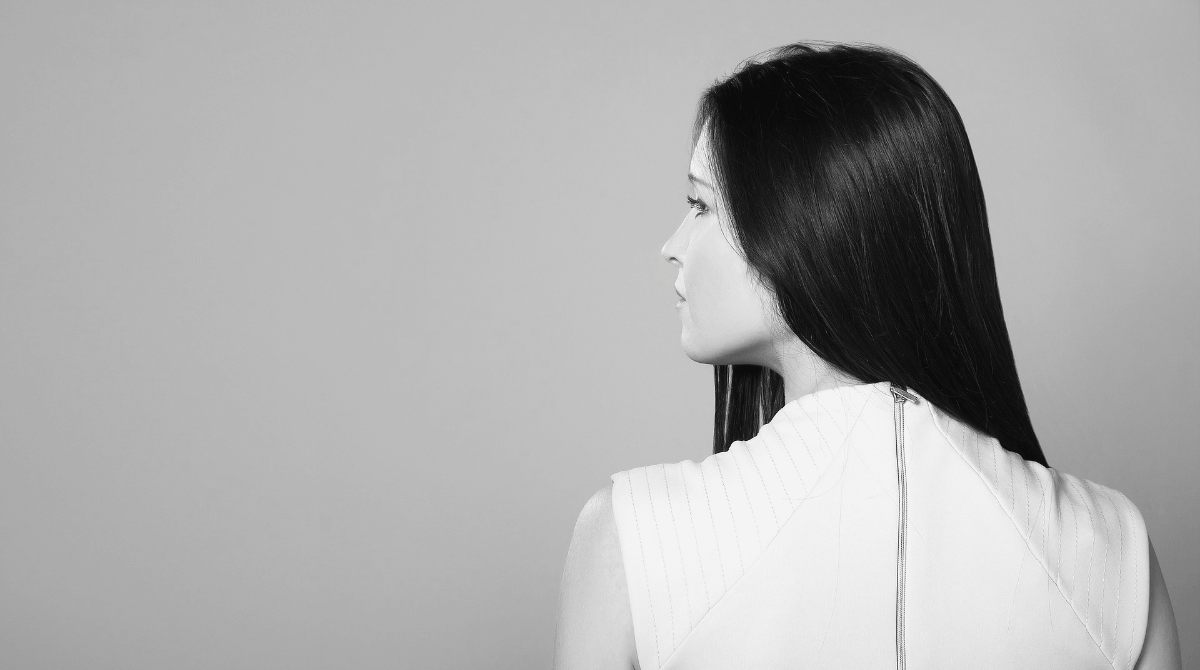
#> input picture edge-detection/banner.jpg, 1200 x 670 px
$ jupyter execute edge-detection.ipynb   (shell and % lines are left out)
#> lines starting #> are read from the running program, lines starting #| are printed output that depends on the picture; after the words box and inside, x2 and y2 are one past the last pixel; in counts of white or black regions, pixels touching at a corner belong together
#> further down, img is the input picture: shape (670, 1200, 3); mean B, G, R 173, 173, 173
[cell 1]
from PIL import Image
from matplotlib import pyplot as plt
import cv2
import numpy as np

[cell 2]
def detect_edge(img):
    gray = cv2.cvtColor(img, cv2.COLOR_BGR2GRAY)
    edges = cv2.Canny(gray, 10, 200)
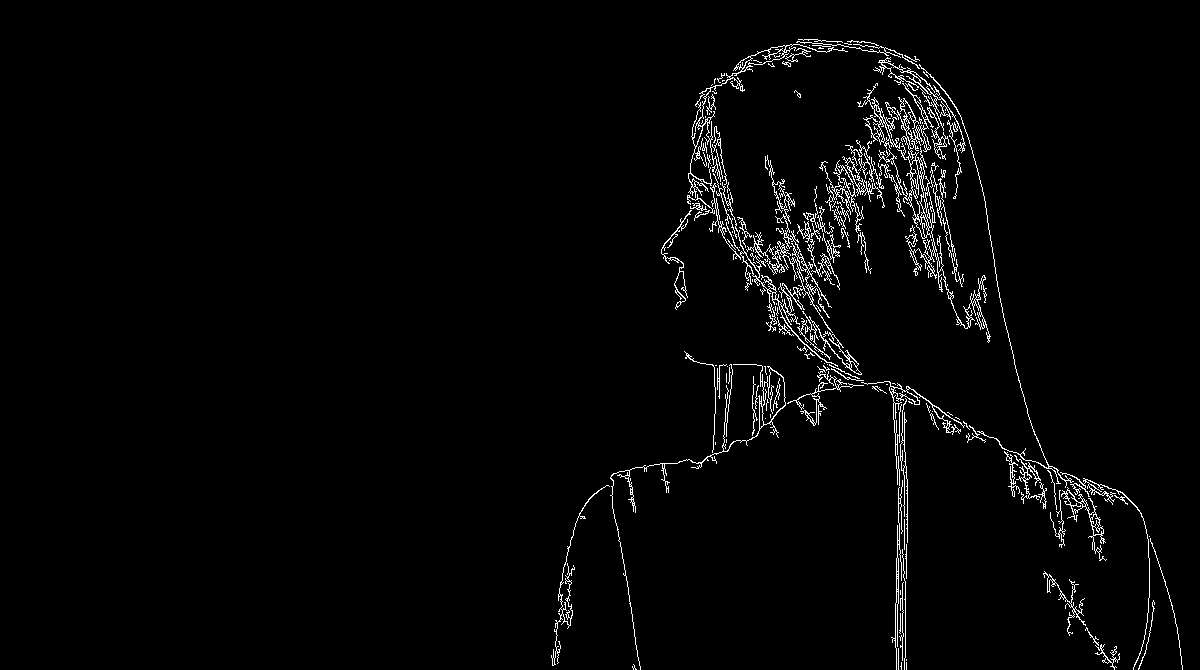
#> edges: shape (670, 1200); 2.4% white in thin lines or dots, all inside (x1, y1, x2, y2) = (551, 39, 1183, 670)
    edges = cv2.dilate(edges, None)
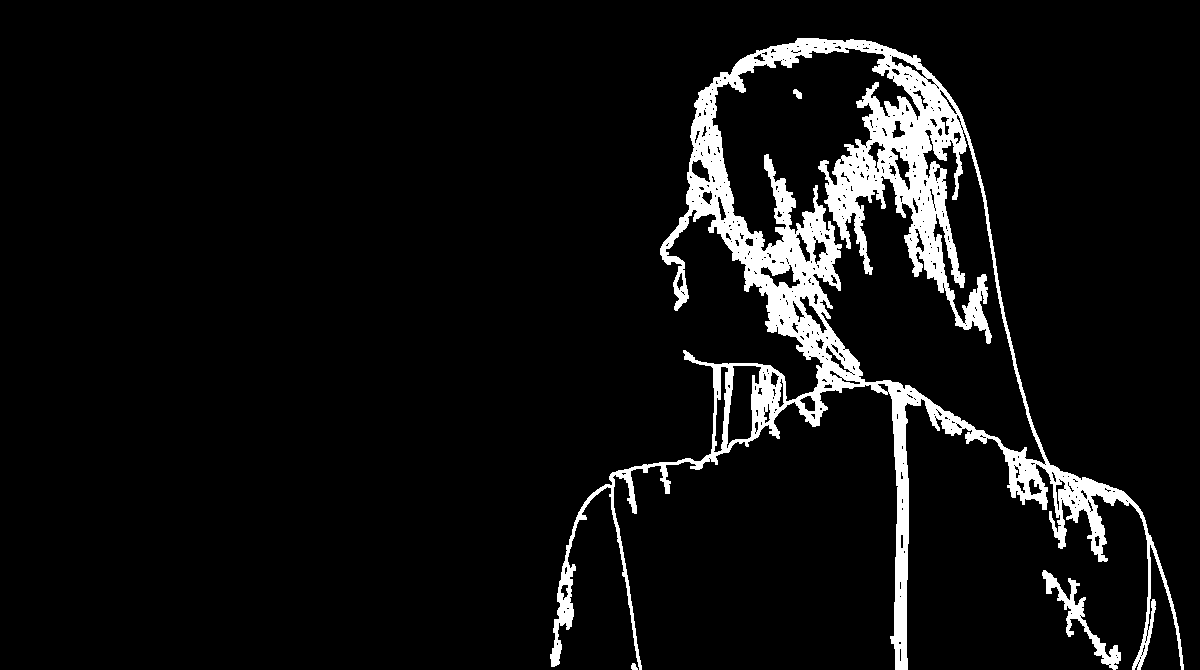
#> edges: shape (670, 1200); 6.8% white; 4 white regions, box (x1, y1, x2, y2) and area: (550, 38, 1184, 670) 53432, (1042, 570, 1121, 670) 1418, (793, 89, 802, 99) 58, (631, 663, 638, 670) 36
    edges = cv2.erode(edges, None)
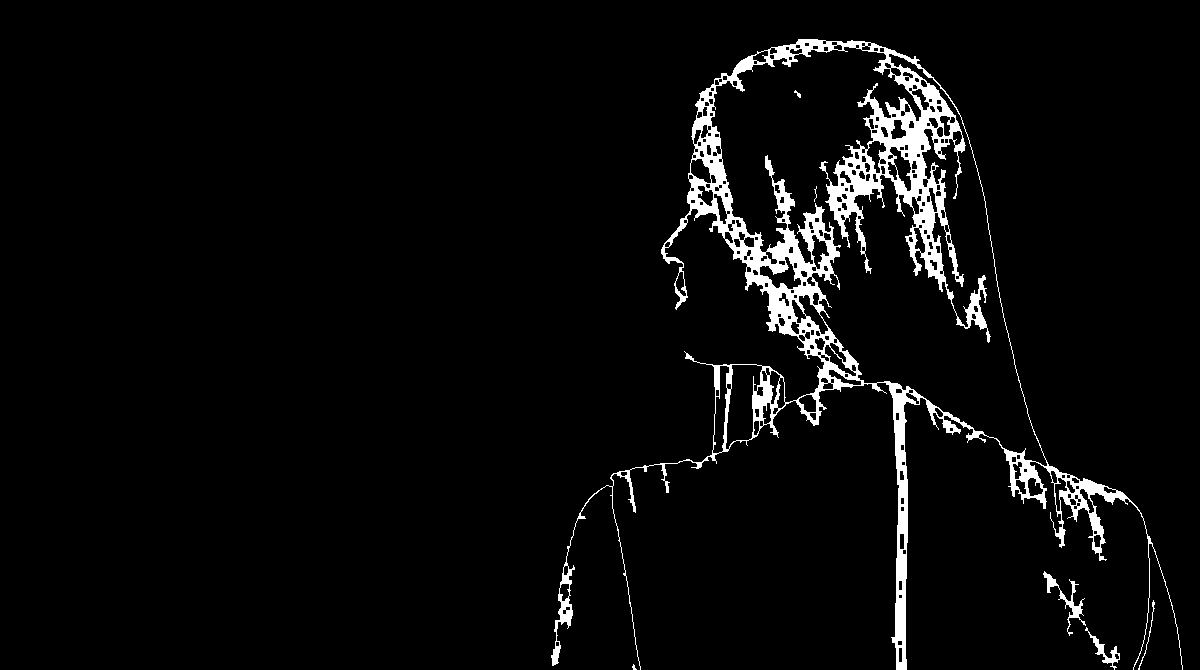
#> edges: shape (670, 1200); 4.3% white; 7 white regions (2 under 20 px)
    plt.imshow(edges, cmap='gray')  # Since we know it is a grayscale image
    return edges

def get_contour_areas(edge_img, n=4):
#> called with n = 1
    contours, h = cv2.findContours(edge_img, cv2.RETR_LIST, cv2.CHAIN_APPROX_NONE)
#> contours = 298 contours, 105 with area under 20; largest, box (x1, y1, x2, y2) and area: (551, 39, 1183, 670) 102032, (710, 46, 1048, 467) 59475, (725, 364, 763, 450) 2040, (712, 365, 730, 454) 820, (759, 256, 802, 290) 614; h = 298 rows, first 6: [1, -1, -1, -1], [2, 0, -1, -1], [3, 1, -1, -1], [4, 2, -1, -1], [5, 3, -1, -1], [6, 4, -1, -1]
    contour_info = []
    for c in contours:
        contour_info.append((
            c,
            cv2.isContourConvex(c),
            cv2.contourArea(c),
        ))
#> after the loop, contour_info = 298 items

    contour_info = sorted(contour_info, key=lambda c: c[2], reverse=True)[:n]
#> contour_info = 1 item
    return contour_info

def draw_bounding_boxes(img):
    edges = detect_edge(img)
    contour_info = get_contour_areas(edges, n=1)
#> contour_info = 1 item

    # This is one way to do, it gives results, but probably not a good way
    # Another way might be to use open cv's approxPolyDp and boundingRect functionality
    # An example for that - https://docs.opencv.org/3.4/da/d0c/tutorial_bounding_rects_circles.html
    for i, each_contour in enumerate(contour_info):
        con = np.squeeze(each_contour[0])
        s_i = [eachx[0] for eachx in con]
        s_j = [eachy[1] for eachy in con]
        x1 = min(s_i) - 5
        y1 = min(s_j) - 5
        x2 = max(s_i) + 5
        y2 = max(s_j) + 5
        cv2.rectangle(img, (x1, y1), (x2, y2), (255,0,0), 2)
#> this loop made 1 pass
#> (x1, y1, x2, y2) on pass 1: (546, 34, 1187, 674)
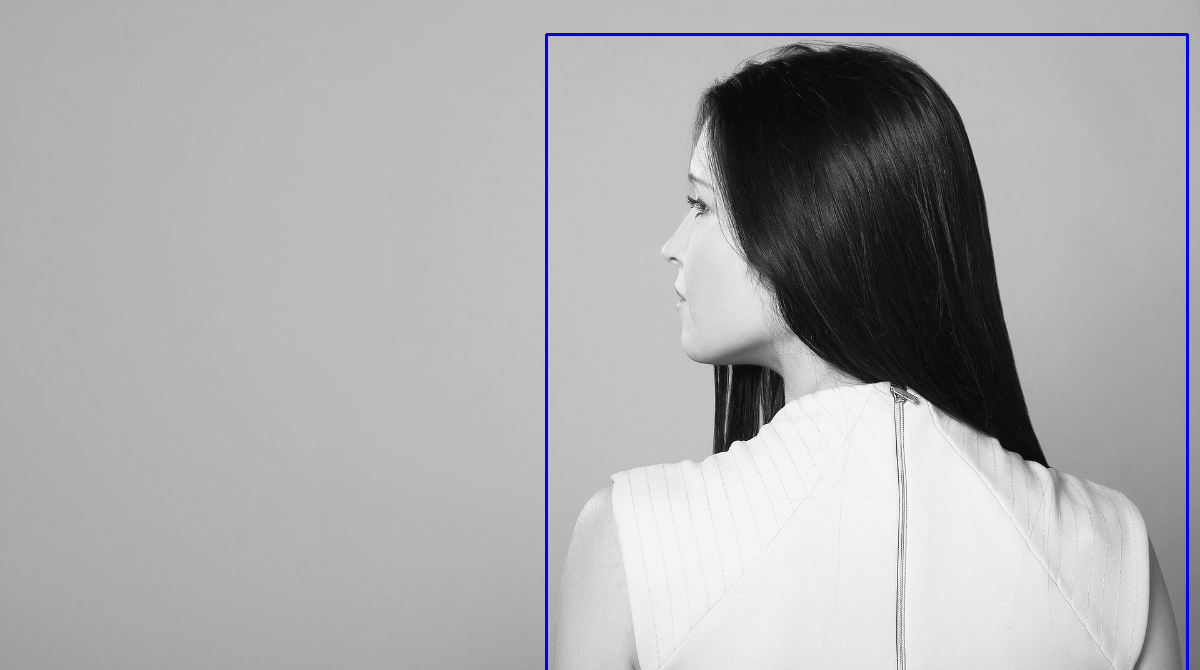
#> img: shape (670, 1200, 3); 0.71% of pixels changed, all inside (x1, y1, x2, y2) = (545, 33, 1189, 670)

    plt.imshow(img)

[cell 3]
img = cv2.imread('banner.jpg')
plt.imshow(img)

[cell 4]
draw_bounding_boxes(img)
#> figure, not shown here; B, G, R data is drawn as R, G, B
